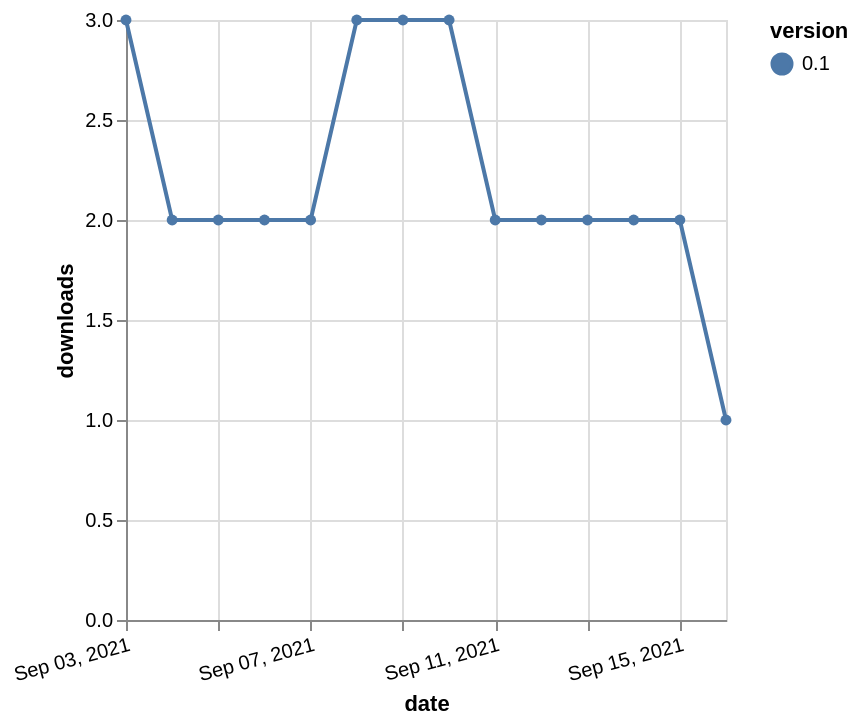

Describe this chart as a Vega-Lite specification.
### Vega-Lite specification from a JSON file in a GitHub repository (floating-point values rounded to 4 significant figures)
{"$schema": "https://vega.github.io/schema/vega-lite/v5.json", "description": "A simple bar chart with embedded data.", "data": {"values": [{"date": "2021-09-03", "total": 297, "delta": 3, "version": "0.1"}, {"date": "2021-09-04", "total": 299, "delta": 2, "version": "0.1"}, {"date": "2021-09-05", "total": 301, "delta": 2, "version": "0.1"}, {"date": "2021-09-06", "total": 303, "delta": 2, "version": "0.1"}, {"date": "2021-09-07", "total": 305, "delta": 2, "version": "0.1"}, {"date": "2021-09-08", "total": 308, "delta": 3, "version": "0.1"}, {"date": "2021-09-09", "total": 311, "delta": 3, "version": "0.1"}, {"date": "2021-09-10", "total": 314, "delta": 3, "version": "0.1"}, {"date": "2021-09-11", "total": 316, "delta": 2, "version": "0.1"}, {"date": "2021-09-12", "total": 318, "delta": 2, "version": "0.1"}, {"date": "2021-09-13", "total": 320, "delta": 2, "version": "0.1"}, {"date": "2021-09-14", "total": 322, "delta": 2, "version": "0.1"}, {"date": "2021-09-15", "total": 324, "delta": 2, "version": "0.1"}, {"date": "2021-09-16", "total": 325, "delta": 1, "version": "0.1"}]}, "width": "container", "mark": {"type": "line", "point": {"filled": true}}, "encoding": {"x": {"field": "date", "type": "temporal", "timeUnit": "yearmonthdate", "title": "date", "axis": {"labelAngle": -15}}, "y": {"field": "delta", "type": "quantitative", "title": "downloads"}, "color": {"field": "version", "type": "nominal"}, "tooltip": {"field": "delta"}}}
